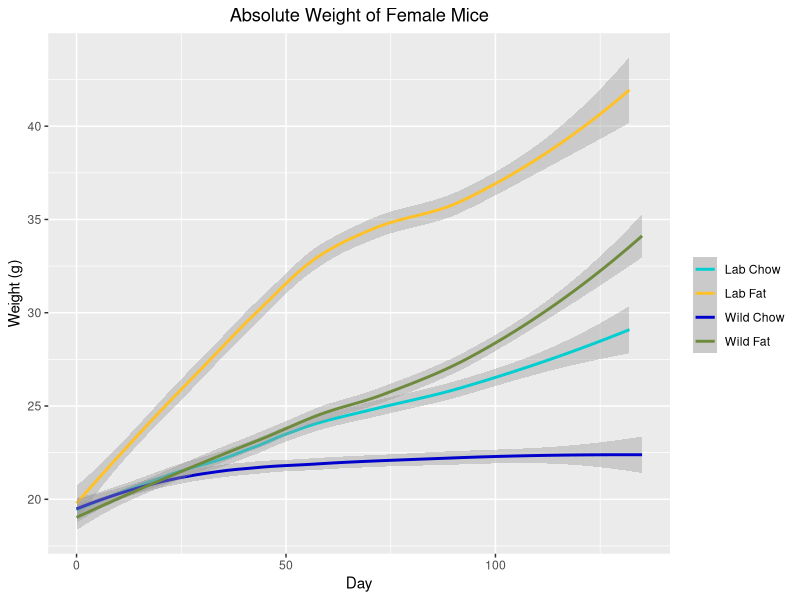
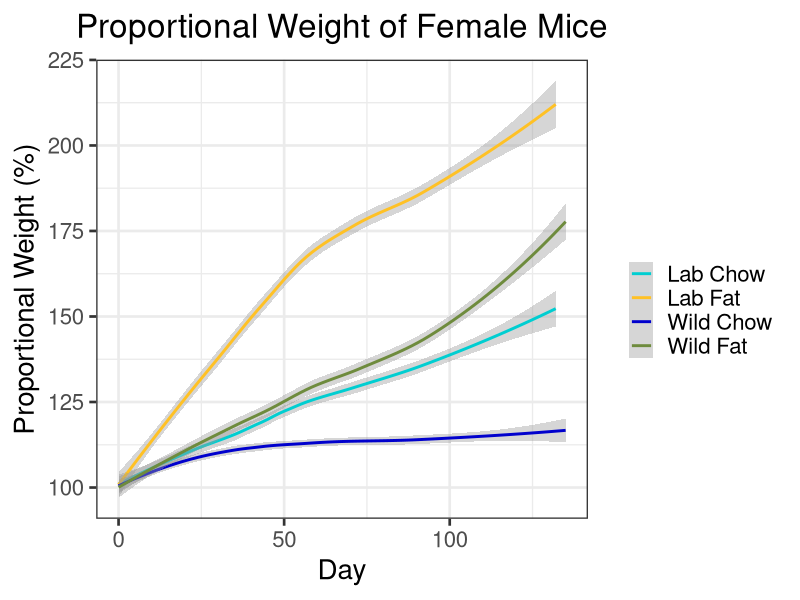
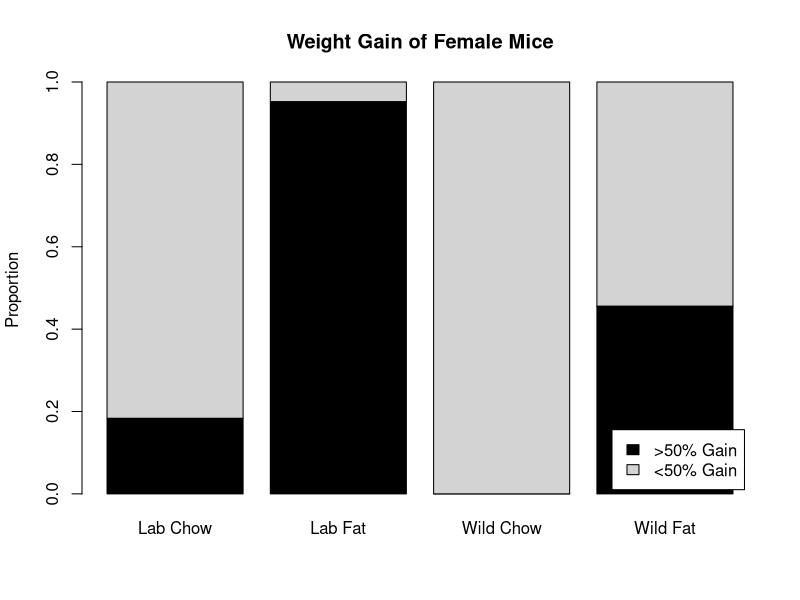

The R script that drew these images, in order:
## ---- chunk 1

#load packages
library(ggplot2)
library(rlist)
library(ggpubr)
library(gridBase)
library(gridExtra)

##function to change names of columns
changeColName <- function(df, oldName, newName) {
  
  #if the oldName is not in the data frame, return the unmutated data frame
  if (oldName %in% names(df) == FALSE) {
    return(df)
  }
  
  #change name and return mutated data frame
  names(df)[names(df) == oldName] <- newName
  return(df)
}

#read data
cd <- read.csv("AllExp.csv")

#change column names and delete uneeded columns
cd <- changeColName(cd, "Food", "Diet")
cd <- changeColName(cd, "Gender", "Sex")
cd$X <- NULL
cd$X.1 <- NULL

#change date to standard format
cd$Date <- as.Date(cd$Date, "%m/%d/%y")

##Calculate days after start
#initiialize days variable
cd$Days <- NA

#for each sex
for (sex in unique(cd$Sex)){

  #for each experiment
  for (experiment in unique(cd$Experiment[cd$Sex == sex])) {
  
    #for each microbiome
    for (microbiome in unique(cd$Microbiome)) {
    
    #find the lowest date for the given sex/experiment/microbiome combination
    lowdate <- min(cd$Date[cd$Experiment == experiment & cd$Microbiome == microbiome & cd$Sex == sex])
  
    #set days 
    cd$Days[cd$Experiment == experiment & cd$Microbiome == microbiome & cd$Sex == sex] <- cd$Date[cd$Experiment == experiment & cd$Microbiome == microbiome & cd$Sex == sex] - lowdate
    }
  }
}


##Create unique identifier for each mouse
#initialize UID variable
cd$UID <- NA

#create column that uniquely identifies each mouse
cd$Temp <- paste(cd$Experiment, cd$Microbiome, cd$Diet, cd$Cage, cd$Mouse, cd$Sex)

#for each mouse
for (mouse in unique(cd$Temp)) {
  mouse.list <- as.vector(strsplit(mouse, " ")[[1]])
 
  #convert microbiome to a number, 1 = Wildling 2 = Lab
  microbiome <- "2"
  if (mouse.list[2] == "Wild") {
    microbiome <- "1"
        }
 
  #convert diet to anumber, 1 = High Fat 2 = Chow
  diet <- "2"
  if (mouse.list[3] == "Fat") {
    diet <- "1"
  }
  
  #change sex to a number, 1 = Female 2 = Male
  sex <- "2"
  if (mouse.list[6] == "Female") {
    sex <- "1"
  }
 
  #create UID, a 6 digit number with format [gender][experiment][microbiome][diet][cage][mouse]
  uid <- paste0(sex, mouse.list[1], microbiome, diet, mouse.list[4], mouse.list[5])
  cd$UID[cd$Temp == mouse] <- as.numeric(uid)
}

#remove temp variable
cd$Temp <- NULL


##Create function to remove outliers
  #df: The data frame containing var
  #var: The variable from which to remove outliers
  #tol: The maximum change in var as a proportion
removeOutliers <- function(df, var, tol) {
  
  #create new variable to hold model
  df$Trend <- NA
  
  #for each mouse
  for (mouse in unique(df$UID)) {
    
    #create linear model of variable by days
    model <- lm(df[,var][df$UID == mouse]~df$Days[df$UID == mouse])
    
    #populate trend variable with model
    df$Trend[df$UID == mouse] <- model[[1]][2] * df$Days[df$UID == mouse] + model[[1]][1]
    
  }
  
  #remove rows where var differs from model by more than tol
  df[,var][abs((df[,var] - df$Trend) / df$Trend) > tol] <- NA
  
  #remove trend variable and return df
  df$Trend <- NULL
  return(df)
  
}

##Create new variable for condition (combination of microbiome and food)
cd$Condition <- paste(cd$Microbiome, cd$Diet)

## ---- chunk 2

##Find proportional weight 
  #intialize proportional weight variable
cd$PercWeight <- NA

#for each mouse
for (mouse in unique(cd$UID)) {
 
  #find minimum day (start day) and minimum weight (on start day)
  minDay <- min(cd$Day[cd$UID == mouse])
  minWeight <- cd$Weight[cd$UID == mouse & cd$Day == minDay]
 
  #find proportional weight for the current mouse
  cd$PercWeight[cd$UID == mouse] <- cd$Weight[cd$UID == mouse] / minWeight
}

#convert proportional weight to a percentage
cd$PercWeight <- cd$PercWeight * 100

#colors for graphing
cd$Color <- paste(cd$Microbiome, cd$Diet)
cols <- c("darkturquoise","goldenrod1", "blue3", "darkolivegreen4")

##Plot weight
  #subset data for females and define boundaries
cdFemale <- subset(cd, cd$Sex == "Female")
maxDaysFemale <- max(cdFemale$Days)
minWeightFemale <- min(cdFemale$Weight)
maxWeightFemale <- max(cdFemale$Weight)

#create graph
pWeightFemale <- ggplot(cdFemale, aes(x = cdFemale$Days, y = cdFemale$Weight, color = cdFemale$Color)) +
  geom_smooth() +
  labs(x = "Day", y = "Weight (g)", title = "Absolute Weight of Female Mice") +
  xlim(limits = c(0, maxDaysFemale)) +
  ylim(limits = c(minWeightFemale, maxWeightFemale)) +
  scale_colour_manual("", values = cols, breaks = c("Lab Chow", "Lab Fat", "Wild Chow", "Wild Fat")) +
  theme_set(theme_bw(base_size = 20)) +
  theme(plot.title = element_text(hjust = 0.5))

  pWeightFemale

##Plot proportional weight
  #define boundaries
minPercWeightFemale <- min(cdFemale$PercWeight)
maxPercWeightFemale <- max(cdFemale$PercWeight)

#create graph
pPercWeightFemale <- ggplot(cdFemale, aes(x = cdFemale$Days, y = cdFemale$PercWeight, color = cdFemale$Color)) +
  geom_smooth() +
  labs(x = "Day", y = "Proportional Weight (%)", title = "Proportional Weight of Female Mice") +
  xlim(limits = c(0, maxDaysFemale)) +
  ylim(limits = c(minPercWeightFemale, maxPercWeightFemale)) +
  scale_colour_manual("", values = cols, breaks = c("Lab Chow", "Lab Fat", "Wild Chow", "Wild Fat")) +
  theme_set(theme_bw(base_size = 20)) +
  theme(plot.title = element_text(hjust = 0.5))
  
  pPercWeightFemale
  
##Bin weights
  #create new variable for weight gain and set it to high when percent weight exceeds 150
  cd$WeightGain <- "low"
  cd$WeightGain[cd$PercWeight > 150] <- "high"
  
  #for each mouse
  for (mouse in unique(cd$UID)) {
    
    #if the mouse ever has "high" weight gain, weight gain variable to "high" in all rows
    if ("high" %in% unique(cd$WeightGain[cd$UID == mouse])) {
      cd$WeightGain[cd$UID == mouse] <- "high"
    }
  }

##Create table with weight gain category by condition
prop.table(table(cd$WeightGain[cd$Days == 0], cd$Condition[cd$Days == 0]), margin = 2)

#plot weight gain bins
barplot(prop.table(table(cd$WeightGain[cd$Days == 0], cd$Condition[cd$Days == 0]), margin = 2), col = c("black", "light gray"), main = "Weight Gain of Female Mice", ylab = "Proportion")

legend("bottomright", inset = 0.02, legend = c(">50% Gain", "<50% Gain"), fill = c("black", "light gray"))

sub <- subset(cdFemale, cdFemale$Condition == "Wild Fat")

pBinWeight <- ggplot(sub, aes(x = sub$Days, y = sub$PercWeight, color = sub$WeightGain)) +
  geom_smooth() +
  labs(x = "Day", y = "Proportional Weight (%)", title = "Wildling High Fat Mice") +
  xlim(limits = c(0, maxDaysFemale)) +
  ylim(limits = c(minPercWeightFemale, maxPercWeightFemale)) +
  scale_colour_manual("", values = cols, breaks = c("high", "low"), labels = c(">50% Gain", "<50% Gain")) +
  theme_set(theme_bw(base_size = 20)) +
  theme(plot.title = element_text(hjust = 0.5))


pBinTemp <- ggplot(sub, aes(x = sub$Days, y = sub$Temperature, color = sub$WeightGain)) +
  geom_smooth() +
  geom_point() + 
  labs(x = "Day", y = "Temperature (°C)", title = "Wildling High Fat Mice") +
  scale_colour_manual("", values = cols, breaks = c("high", "low"), labels = c(">50% Gain", "<50% Gain")) +
  theme_set(theme_bw(base_size = 20)) +
  theme(plot.title = element_text(hjust = 0.5))

pBinGlucose <- ggplot(sub, aes(x = sub$Days, y = sub$Glucose, color = sub$WeightGain)) +
  geom_smooth() +
  labs(x = "Day", y = "Blood Glucose (mg/dL)", title = "Wildling High Fat Mice") +
  xlim(limits = c(0, maxDaysFemale)) +
  scale_colour_manual("", values = cols, breaks = c("high", "low"), labels = c(">50% Gain", "<50% Gain")) +
  theme_set(theme_bw(base_size = 20)) +
  theme(plot.title = element_text(hjust = 0.5))
